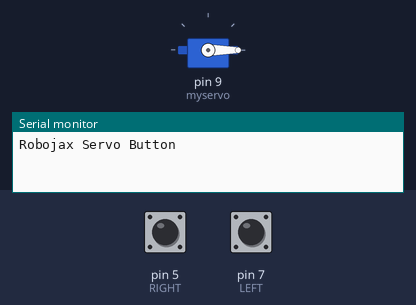
The sketch below on a simulated Arduino Uno, built with avr-gcc and run on an emulated ATmega328P. Parts: servo, the last lines printed to the serial monitor. Inputs (shaded band) come from the test bench; at power-on: pin 5 (RIGHT) HIGH, pin 7 (LEFT) HIGH.

Above: at 1.2 s.
1.3 s: pin 5 (RIGHT) pulled LOW for 0.25 s
At 2.4 s:
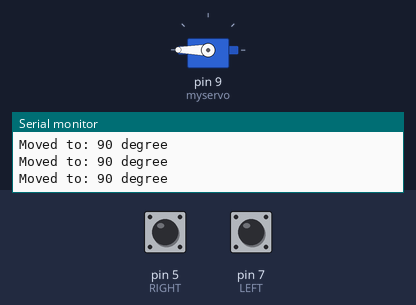
3.0 s: pin 7 (LEFT) pulled LOW for 0.25 s
At 4.3 s:
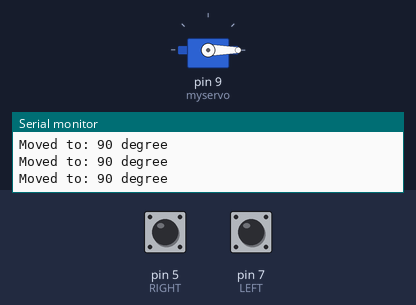
4.7 s: pin 5 (RIGHT) pulled LOW for 1 s
At 5.0 s:
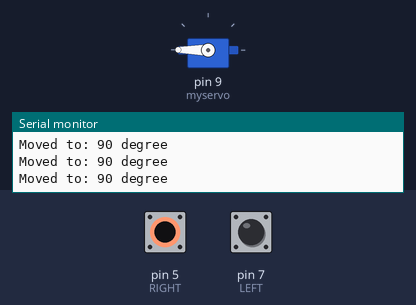
7.2 s: pin 5 (RIGHT) driven LOW and pin 7 (LEFT) driven LOW
At 8.2 s:
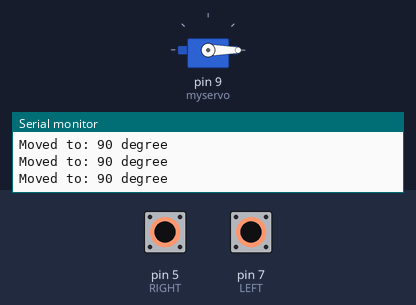
10.2 s: pin 7 (LEFT) pulsed HIGH 2 times (0.12 s each, 0.3 s apart)
At 11.0 s:
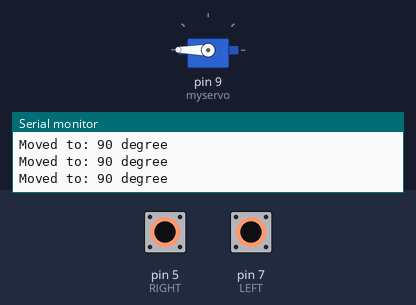
13.8 s: pin 5 (RIGHT) driven HIGH
At 14.7 s:
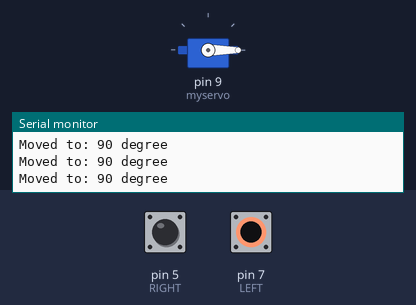
Timing chart, 0 to 16.8 s (numbered marks = the images above; inputs shaded):
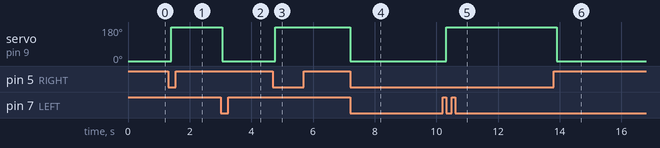

Measured:
- after the input at 1.3 s, servo on pin 9 (myservo): 0° → 180° after 0.10 s
- after the input at 3.0 s, servo on pin 9 (myservo): 180° → 0° after 0.05 s
- after the input at 4.7 s, servo on pin 9 (myservo): 0° → 180° after 0.07 s
- after the input at 7.2 s, servo on pin 9 (myservo): 180° → 0° at once
- after the input at 10.2 s, servo on pin 9 (myservo): 0° → 180° after 0.12 s
- after the input at 13.8 s, servo on pin 9 (myservo): 180° → 0° after 0.11 s

The sketch:

spectacular_trug1.ino
```cpp
/*
 Controlling a servo with two Push buttons with Arduino
 when Left  push button is pressed, the servo start moving to the left until it reaches 180( or zero) degrees
 when Right  push button is pressed, the servo start moving to the right until it reaches 180( or zero) degrees
At any instance if the button is released, servo stops

 May 22, 2018 at 01:00
 Written by Ahmad S. for Robojax.com at Ajax, Ontario, Canada
 Watch video for this code at https://youtu.be/7woqNH_qby4
 This code is taken from http://robojax.com/learn/arduino
*/

#include <Servo.h>

Servo myservo;  // create servo object to control a servo

int angle =90;    // initial angle  for servo
int angleStep =5;

#define LEFT 7   // pin 12 is connected to left button
#define RIGHT  5  // pin 2 is connected to right button

void setup() {
  // Servo button demo by Robojax.com
  Serial.begin(9600);          //  setup serial
  myservo.attach(9);  // attaches the servo on pin 9 to the servo object
  pinMode(LEFT,INPUT_PULLUP); // assign pin 12 ass input for Left button
  pinMode(RIGHT,INPUT_PULLUP);// assing pin 2 as input for right button
  myservo.write(0);// send servo to the middle at 90 degrees
 Serial.println("Robojax Servo Button ");
}

void loop() {
  // Servo button demo by Robojax.com
  while(digitalRead(RIGHT) == LOW){

      myservo.write(180); // move the servo to desired angle
      Serial.print("Moved to: ");
      Serial.print(angle);   // print the angle
      Serial.println(" degree");
       }


  delay(100); // waits for the servo to get there
  // while
 // Servo button demo by Robojax.com

  while(digitalRead(LEFT) == LOW){

    // Servo button demo by Robojax.com

      myservo.write(0); // move the servo to desired angle
      Serial.print("Moved to: ");
      Serial.print(angle);   // print the angle
      Serial.println(" degree");
       }


  delay(100); // waits for the servo to get there


}
```
